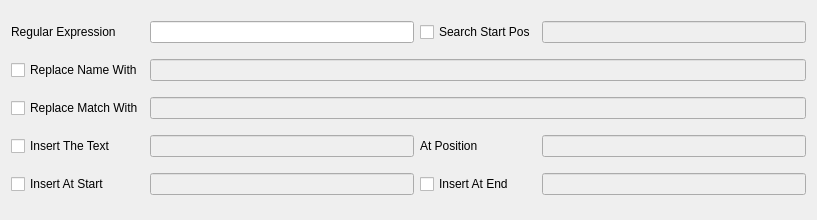
<?xml version="1.0" encoding="UTF-8"?>
<ui version="4.0">
 <class>UIRenameRegEx</class>
 <widget class="QWidget" name="UIRenameRegEx">
  <property name="geometry">
   <rect>
    <x>0</x>
    <y>0</y>
    <width>817</width>
    <height>220</height>
   </rect>
  </property>
  <property name="windowTitle">
   <string>Form</string>
  </property>
  <layout class="QGridLayout" name="gridLayout">
   <item row="5" column="1">
    <widget class="IComQLineEdit" name="m_pqleInsertAtStart">
     <property name="enabled">
      <bool>false</bool>
     </property>
    </widget>
   </item>
   <item row="0" column="0">
    <widget class="QLabel" name="label">
     <property name="sizePolicy">
      <sizepolicy hsizetype="Minimum" vsizetype="Fixed">
       <horstretch>0</horstretch>
       <verstretch>0</verstretch>
      </sizepolicy>
     </property>
     <property name="text">
      <string>Regular Expression</string>
     </property>
    </widget>
   </item>
   <item row="5" column="2">
    <widget class="QCheckBox" name="m_pqcbInsertAtEnd">
     <property name="text">
      <string>Insert At End</string>
     </property>
    </widget>
   </item>
   <item row="2" column="0">
    <widget class="QCheckBox" name="m_pqcbReplaceName">
     <property name="text">
      <string>Replace Name With</string>
     </property>
    </widget>
   </item>
   <item row="4" column="2">
    <widget class="QLabel" name="m_pqlblInsertTheTextAtPos">
     <property name="text">
      <string>At Position</string>
     </property>
    </widget>
   </item>
   <item row="3" column="0">
    <widget class="QCheckBox" name="m_pqcbReplaceMatchWith">
     <property name="text">
      <string>Replace Match With</string>
     </property>
    </widget>
   </item>
   <item row="3" column="1" colspan="3">
    <widget class="IComQLineEdit" name="m_pqleReplaceMatchWith">
     <property name="enabled">
      <bool>false</bool>
     </property>
    </widget>
   </item>
   <item row="2" column="1" colspan="3">
    <widget class="IComQLineEdit" name="m_pqleReplaceName">
     <property name="enabled">
      <bool>false</bool>
     </property>
    </widget>
   </item>
   <item row="5" column="3">
    <widget class="IComQLineEdit" name="m_pqleInsertAtEnd">
     <property name="enabled">
      <bool>false</bool>
     </property>
    </widget>
   </item>
   <item row="4" column="3">
    <widget class="IComQLineEdit" name="m_pqleInsertTheTextAtPos">
     <property name="enabled">
      <bool>false</bool>
     </property>
    </widget>
   </item>
   <item row="4" column="0">
    <widget class="QCheckBox" name="m_pqcbInsertTheText">
     <property name="text">
      <string>Insert The Text</string>
     </property>
    </widget>
   </item>
   <item row="4" column="1">
    <widget class="IComQLineEdit" name="m_pqleInsertTheText">
     <property name="enabled">
      <bool>false</bool>
     </property>
    </widget>
   </item>
   <item row="5" column="0">
    <widget class="QCheckBox" name="m_pqcbInsertAtStart">
     <property name="text">
      <string>Insert At Start</string>
     </property>
    </widget>
   </item>
   <item row="0" column="1">
    <widget class="IComQLineEdit" name="m_pqleRegEx">
     <property name="enabled">
      <bool>true</bool>
     </property>
    </widget>
   </item>
   <item row="0" column="2">
    <widget class="QCheckBox" name="m_pqcbRegExStartPos">
     <property name="text">
      <string>Search Start Pos</string>
     </property>
    </widget>
   </item>
   <item row="0" column="3">
    <widget class="IComQLineEdit" name="m_pqleRegExStartPos">
     <property name="enabled">
      <bool>false</bool>
     </property>
    </widget>
   </item>
  </layout>
 </widget>
 <customwidgets>
  <customwidget>
   <class>IComQLineEdit</class>
   <extends>QLineEdit</extends>
   <header>IComQLineEdit.h</header>
  </customwidget>
 </customwidgets>
 <tabstops>
  <tabstop>m_pqcbReplaceName</tabstop>
  <tabstop>m_pqleReplaceName</tabstop>
  <tabstop>m_pqcbReplaceMatchWith</tabstop>
  <tabstop>m_pqleReplaceMatchWith</tabstop>
  <tabstop>m_pqcbInsertTheText</tabstop>
  <tabstop>m_pqleInsertTheText</tabstop>
  <tabstop>m_pqleInsertTheTextAtPos</tabstop>
  <tabstop>m_pqcbInsertAtStart</tabstop>
  <tabstop>m_pqleInsertAtStart</tabstop>
  <tabstop>m_pqcbInsertAtEnd</tabstop>
  <tabstop>m_pqleInsertAtEnd</tabstop>
 </tabstops>
 <resources/>
 <connections>
  <connection>
   <sender>m_pqcbReplaceName</sender>
   <signal>toggled(bool)</signal>
   <receiver>m_pqleReplaceName</receiver>
   <slot>setEnabled(bool)</slot>
   <hints>
    <hint type="sourcelabel">
     <x>107</x>
     <y>63</y>
    </hint>
    <hint type="destinationlabel">
     <x>163</x>
     <y>62</y>
    </hint>
   </hints>
  </connection>
  <connection>
   <sender>m_pqcbReplaceName</sender>
   <signal>toggled(bool)</signal>
   <receiver>m_pqleReplaceName</receiver>
   <slot>setFocus()</slot>
   <hints>
    <hint type="sourcelabel">
     <x>104</x>
     <y>75</y>
    </hint>
    <hint type="destinationlabel">
     <x>163</x>
     <y>76</y>
    </hint>
   </hints>
  </connection>
  <connection>
   <sender>m_pqcbReplaceMatchWith</sender>
   <signal>toggled(bool)</signal>
   <receiver>m_pqleReplaceMatchWith</receiver>
   <slot>setEnabled(bool)</slot>
   <hints>
    <hint type="sourcelabel">
     <x>111</x>
     <y>117</y>
    </hint>
    <hint type="destinationlabel">
     <x>149</x>
     <y>101</y>
    </hint>
   </hints>
  </connection>
  <connection>
   <sender>m_pqcbReplaceMatchWith</sender>
   <signal>toggled(bool)</signal>
   <receiver>m_pqleReplaceMatchWith</receiver>
   <slot>setFocus()</slot>
   <hints>
    <hint type="sourcelabel">
     <x>99</x>
     <y>112</y>
    </hint>
    <hint type="destinationlabel">
     <x>157</x>
     <y>114</y>
    </hint>
   </hints>
  </connection>
  <connection>
   <sender>m_pqcbInsertTheText</sender>
   <signal>toggled(bool)</signal>
   <receiver>m_pqleInsertTheText</receiver>
   <slot>setEnabled(bool)</slot>
   <hints>
    <hint type="sourcelabel">
     <x>103</x>
     <y>156</y>
    </hint>
    <hint type="destinationlabel">
     <x>159</x>
     <y>139</y>
    </hint>
   </hints>
  </connection>
  <connection>
   <sender>m_pqcbInsertTheText</sender>
   <signal>toggled(bool)</signal>
   <receiver>m_pqleInsertTheText</receiver>
   <slot>setFocus()</slot>
   <hints>
    <hint type="sourcelabel">
     <x>95</x>
     <y>151</y>
    </hint>
    <hint type="destinationlabel">
     <x>162</x>
     <y>153</y>
    </hint>
   </hints>
  </connection>
  <connection>
   <sender>m_pqcbInsertTheText</sender>
   <signal>toggled(bool)</signal>
   <receiver>m_pqleInsertTheTextAtPos</receiver>
   <slot>setEnabled(bool)</slot>
   <hints>
    <hint type="sourcelabel">
     <x>43</x>
     <y>143</y>
    </hint>
    <hint type="destinationlabel">
     <x>557</x>
     <y>146</y>
    </hint>
   </hints>
  </connection>
  <connection>
   <sender>m_pqcbInsertAtStart</sender>
   <signal>toggled(bool)</signal>
   <receiver>m_pqleInsertAtStart</receiver>
   <slot>setEnabled(bool)</slot>
   <hints>
    <hint type="sourcelabel">
     <x>91</x>
     <y>195</y>
    </hint>
    <hint type="destinationlabel">
     <x>168</x>
     <y>178</y>
    </hint>
   </hints>
  </connection>
  <connection>
   <sender>m_pqcbInsertAtStart</sender>
   <signal>toggled(bool)</signal>
   <receiver>m_pqleInsertAtStart</receiver>
   <slot>setFocus()</slot>
   <hints>
    <hint type="sourcelabel">
     <x>80</x>
     <y>188</y>
    </hint>
    <hint type="destinationlabel">
     <x>163</x>
     <y>190</y>
    </hint>
   </hints>
  </connection>
  <connection>
   <sender>m_pqcbInsertAtEnd</sender>
   <signal>toggled(bool)</signal>
   <receiver>m_pqleInsertAtEnd</receiver>
   <slot>setEnabled(bool)</slot>
   <hints>
    <hint type="sourcelabel">
     <x>513</x>
     <y>195</y>
    </hint>
    <hint type="destinationlabel">
     <x>557</x>
     <y>179</y>
    </hint>
   </hints>
  </connection>
  <connection>
   <sender>m_pqcbInsertAtEnd</sender>
   <signal>toggled(bool)</signal>
   <receiver>m_pqleInsertAtEnd</receiver>
   <slot>setFocus()</slot>
   <hints>
    <hint type="sourcelabel">
     <x>492</x>
     <y>189</y>
    </hint>
    <hint type="destinationlabel">
     <x>545</x>
     <y>191</y>
    </hint>
   </hints>
  </connection>
  <connection>
   <sender>m_pqcbRegExStartPos</sender>
   <signal>toggled(bool)</signal>
   <receiver>m_pqleRegExStartPos</receiver>
   <slot>setEnabled(bool)</slot>
   <hints>
    <hint type="sourcelabel">
     <x>491</x>
     <y>25</y>
    </hint>
    <hint type="destinationlabel">
     <x>591</x>
     <y>25</y>
    </hint>
   </hints>
  </connection>
  <connection>
   <sender>m_pqcbRegExStartPos</sender>
   <signal>toggled(bool)</signal>
   <receiver>m_pqleRegExStartPos</receiver>
   <slot>setFocus()</slot>
   <hints>
    <hint type="sourcelabel">
     <x>490</x>
     <y>35</y>
    </hint>
    <hint type="destinationlabel">
     <x>566</x>
     <y>38</y>
    </hint>
   </hints>
  </connection>
 </connections>
</ui>
